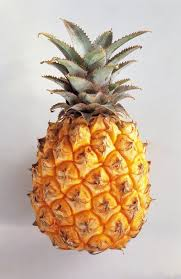
%> input picture PROJ/pineapple.jpg, 181 x 279 px
$ octave maincode.m   (GNU Octave 9; MATLAB toolbox functions it lacks are replaced by stand-ins)
%> lines starting %> are read from the running program, lines starting %| are printed output that depends on the picture; in (x1, y1, x2, y2) boxes, pixels count from 0 and x2, y2 are one past the last pixel; in counts of white or black regions, pixels touching at a corner belong together; the program's own positions count from 1
### WorkingCodes(Segment'n)/EdgeDetection.m
function result=EdgeDetection(RGB)
% using matlab toolbox, edge, imfill, imclose(morphorogy), rgb2gray,
% rgb2BW,
% R,G,B processing seperate
% Read in the image
%RGB = imread('G:\project\player2.jpg');
%RGB=imread('image65.jpg');
RGB = imread('F:\project\pineapple.jpg');
A=RGB;
% Convert the image into gray scale, R, G, and B. Perform the "edge"
% function to get the edge in different format.
% E_W: whole edge information without segregating the image.
% E_R: edge information of the Red.
% E_G: edge information of the Green.
% E_B: edge information of the Blue.
B=rgb2gray(A);
figure(1)
imshow(B);
E_W=edge(B,'prewitt');
E_R=edge((A(:,:,1)));
E_G=edge((A(:,:,2)));
E_B=edge((A(:,:,3)));
% E: the combination of the edge information of R, G, and B.
E=E_R+E_G+E_B;
LPF=ones(5,5);
[row col]=size(E);
result=zeros(row, col);
for i=3:row-2
  for j=3:col-2
   result(i,j)=sum(sum(LPF.*E(i-2:i+2,j-2:j+2)));
      if (result(i,j)>0)
         result(i,j)=1;
      end
  end
end
figure(2)
imshow(result)

### WorkingCodes(Segment'n)/Hue.m
function [hLow, hHigh]=Hue(hue, deviation)

% ECE533 Project: Image Segmentation
% Written by: Mon-Ju Wu, Chin-Ya Huang
% This is a function to obtain the range of the hue value and pass the high
% and low end values back to program "ECE533".
% Convert the hue image from RGB into HSI format
% hueHSI: a matrix with the information of Hue, Saturation, and Intensity.
% hueH: a MxN matrix which only carries the information of Hue.
%RGB=imread('image65.jpg');
RGB = imread('F:\project\pineapple.jpg');
HSI = rgb2hsv(RGB);
H = HSI(:,:,1);
S = HSI(:,:,2);
I = HSI(:,:,3);
%hue = HSI(:,:,1);
hueHSI = rgb2hsv(hue);
hueH = hueHSI(:,:,1);


% Get the size of hueH
% hueRow: the number of rows of hueH.
% hueCol: the number of columns of hueH.
[hueRow, hueCol] = size(hueH);
% Calculate the averaged hue value of the selected area
hTotal = 0;
for i=1:hueRow
for j=1:hueCol
hTotal = hTotal + hueH(i,j);
end
end
hAverage = hTotal/(hueRow*hueCol);
% Create the two boundary of the certain hue value.
% hLow: the low end of the hue range
% hHigh: the high end of the hue range.
%deviation=0.2;
hLow = hAverage - deviation;
hHigh = hAverage + deviation;

### WorkingCodes(Segment'n)/Saturation.m
function [sLow, sHigh]=Saturation(RGB, deviation)
% ECE533 Project: Image Segmentation
% Written by: Mon-Ju Wu, Chin-Ya Huang
% This is a function to obtain the range of the saturation value and pass
% the high and low end values back to program "ECE533".
% Convert the saturation image from RGB into HSI format
% hueHSI: a matrix with the information of Hue, Saturation, and Intensity.
% saturationS: a MxN matrix which only carries the information of Saturation.
% Read in the whole image and get its size
% RGB: the image in RGB format
%RGB = imread('G:\project\player2.jpg');
%RGB=imread('image65.jpg');
HSI = rgb2hsv(RGB);
%H = HSI(:,:,1);
S = HSI(:,:,2);
%I = HSI(:,:,3);
%[row, col, layer] = size(RGB);

saturationHSI = rgb2hsv(S);

% Get the size of saturationS
% saturationRow: the number of rows of saturationS.
% saturationCol: the number of columns of saturationS.
[saturationRow, saturationCol] = size(saturationHSI);
% Calculate the averaged saturation value of the selected area
sTotal = 0;
for i=1:saturationRow
for j=1:saturationCol
sTotal = sTotal + S(i,j);
end
end
sAverage = sTotal/(saturationRow*saturationCol);
% Create the two boundary of the certain saturation value.
% sLow: the low end of the saturation range
% sHigh: the high end of the saturation range.
%deviation=0.2;
sLow = sAverage - deviation;
sHigh = sAverage + deviation;
if sHigh>1
sHigh = 1;
end
if sLow<0
sLow = 0;
end

### WorkingCodes(Segment'n)/maincode.m
%Read in the whole image and get its size
% RGB: the image in RGB format
RGB = imread('F:\project\pineapple.jpg');
%> RGB is the input picture: size 279x181x3 uint8; mean R, G, B 201.5, 178, 155.3
figure(1)
imshow(RGB)
HSI = rgb2hsv(RGB);
%> HSI: size 279x181x3 double; mean H, S, V 0.293, 0.247, 0.793
figure(2)
imshow(HSI)
H = HSI(:,:,1);
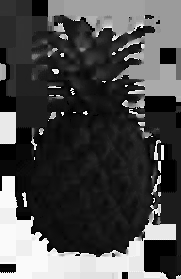
%> H: size 279x181 double; min 0, max 0.996, mean 0.293
S = HSI(:,:,2);
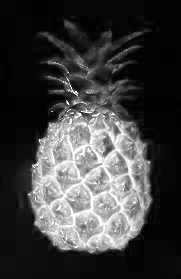
%> S: size 279x181 double; min 0, max 1, mean 0.247
I = HSI(:,:,3);
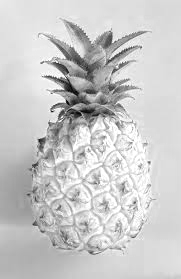
%> I: size 279x181 double; min 0.0157, max 1, mean 0.793
[row, col, layer] = size(RGB);
%> row = 279; col = 181; layer = 3

% Call the function "EdgeDetection" to get the edge of the image.
result = EdgeDetection(RGB);
%> in EdgeDetection, `B=rgb2gray(A);`:
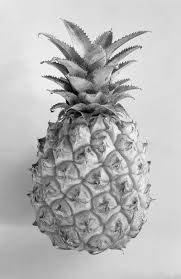
%> B: size 279x181 uint8; min 1, max 254, mean 182.5
%> in EdgeDetection, `E_W=edge(B,'prewitt');`:
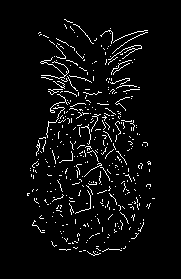
%> E_W: size 279x181 logical; 4.6% white in thin lines or dots, all inside (x1, y1, x2, y2) = (27, 19, 155, 256)
%> in EdgeDetection, `E_B=edge((A(:,:,3)));`: E_B: size 279x181 logical; 4.3% white in thin lines or dots, all inside (x1, y1, x2, y2) = (27, 19, 154, 256)
%> in EdgeDetection, `E=E_R+E_G+E_B;`:
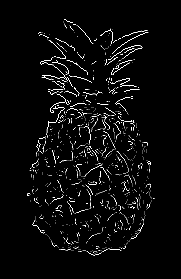
%> E: size 279x181 double; min 0, max 3, mean 0.136; drawn with min black and max white
%> after the loop in EdgeDetection, `for i=3:row-2`:
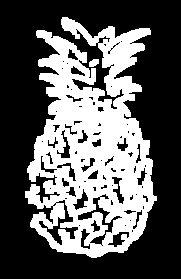
%> result: size 279x181 double; values 0 (black) and 1 (white), 36.5% white; 2 white regions, box (x1, y1, x2, y2) and area: (25, 17, 157, 258) 18391, (89, 59, 99, 67) 62
figure(3)
imshow(result)
% fImage: the matrix used to store the information extracted by using
% "Hue" and "Saturation" as threshold. Only the pixel value falling
% withing the range of "Hue" and "Saturation" value will change the
% correpsonding pixel value in "fImage" to 1.
fImage = zeros(row, col);
% Read in the HUE of certain part of the image
%RGB = imread('image65.jpg');
% Call the "Hue" function to obtain the range of the hue value and pass the
% high and low end values back to the program.
% hLow: lower end of the range of the hue.
% hHigh: higher end of the range of the hue.
[hLow, hHigh] = Hue(RGB, 0.05);
%> after the loop in Hue, `for i=1:hueRow`: hTotal = 14781.6
%> in Hue, `hAverage = hTotal/(hueRow*hueCol);`: hAverage = 0.293
%> in Hue, `hLow = hAverage - deviation;`: hLow = 0.243
%> in Hue, `hHigh = hAverage + deviation;`: hHigh = 0.343
%> hLow = 0.243; hHigh = 0.343
[sLow, sHigh] = Saturation(RGB, 0.2);
%> the run ends on the next line
